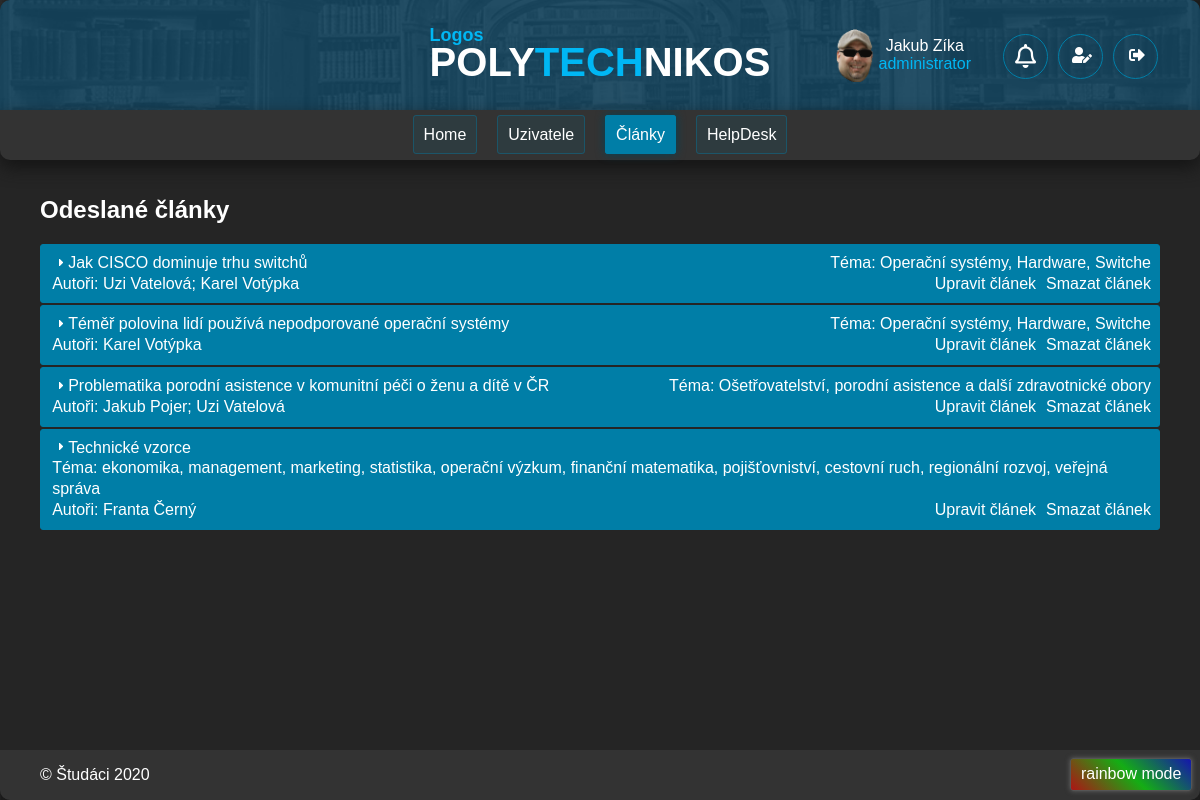
/Produkt/administrator/clanky.php (signed in), run on the app's committed database.
### tables this page shows
CREATE TABLE `uzivatel` (
  `login` varchar(50) NOT NULL,
  `heslo` varchar(64) NOT NULL,
  `role` enum('administrator','sefredaktor','redaktor','recenzent','autor') DEFAULT NULL,
  `jmeno` varchar(255) NOT NULL,
  `prijmeni` varchar(255) NOT NULL,
  `email` varchar(100) NOT NULL,
  `telefon` varchar(20) DEFAULT NULL
);

CREATE TABLE `clanek` (
  `id_clanku` int UNSIGNED NOT NULL,
  `nazev` varchar(100) NOT NULL,
  `id_casopisu` int UNSIGNED DEFAULT NULL
);

CREATE TABLE `casopis` (
  `id_casopisu` int UNSIGNED NOT NULL,
  `datum_uzaverky` date NOT NULL,
  `tema` varchar(512) NOT NULL,
  `kapacita` tinyint UNSIGNED NOT NULL,
  `zobrazit` tinyint(1) NOT NULL DEFAULT '0'
);

### Produkt/scripty/jePrihlasen.php (called while the page is built)
<?php
if(isset($_SESSION[session_id()])){
    return true;
}else{
    return false;
}
?>

### Produkt/db.php (called while the page is built, shortened)
<?php
try {
    return true;
} catch (PDOException $e) {
    return false;
}

### Produkt/administrator/clanky.php (the view, shortened to what this page needs)
<?php
$base_path = "../";
$head_str .= "<script src='" . $base_path . "ui/jquery-ui.js'></script>";
$head_str .= "<link rel='stylesheet' href='" . $base_path . "ui/jquery-ui.css'>";
$head_str .= "<link rel='stylesheet' href='admin-style.css'>";
require($base_path."head.php");
?>
<div id="content" class="autor">
<?php
if (!include($base_path."db.php")) echo "Nepodařilo se navázat spojení s databází.<br>Zkuste to prosím později.";
else
{
    try
    {
        $query = $pdo -> prepare("SELECT * FROM clanek NATURAL JOIN verze NATURAL JOIN casopis");
        $query -> execute();
    }
    catch(PDOException $ex)
    {
        die($ex -> getMessage());
    }
    if($query -> rowCount() == 0)
    {
        echo("<h2>Žádné články ještě nebyly vytvořeny.</h2>");
    }
    else
    {
        echo("<h2>Odeslané články</h2>");
        $tmp = 0;
        echo("<div class='accordion'>");
        while(($radek = $query->fetch(PDO::FETCH_ASSOC)) != FALSE)
        {
            $id_clanku = $radek["id_clanku"];
            $verze = $radek["verze"];
            $stav_autor = $radek["stav_autor"];
            $nazev = $radek["nazev"];
            $datum = date("j.m.yy", strtotime($radek["datum"]));
            $tema = $radek["tema"];
            $id_casopisu = $radek["id_casopisu"];
            if($id_clanku == $tmp)
            {
                echo("<tr>");
                echo("<td>" . $verze . "</td><td>" . $stav_autor . "</td><td>" . $datum . "</td><td><a href='zobrazitClanek.php?id=" . $id_clanku . "&verze=" . $verze . "'><button type='button' class='zobrazit'>Zobrazit detail</button></a></td>");
                echo("</tr>");
            }
            else
            {
                $tmp = $id_clanku;
                try
                {
                    $query_autor = $pdo->prepare("SELECT jmeno, prijmeni FROM uzivatel NATURAL JOIN pise WHERE id_clanku = ?");
                    $params = array($id_clanku);
                    $query_autor->execute($params);
                }
                catch(PDOException $ex)
                {
                    die($ex -> getMessage());
                }
                $autor = "";
                while(($radek2 = $query_autor->fetch(PDO::FETCH_ASSOC)) != FALSE)
                {
                    $autor .= $radek2["jmeno"] . " " . $radek2["prijmeni"] . "; ";
                }
                $autor = substr($autor, 0, -2);
                echo("<h1><span class='nazev'>" . $nazev . "</span><span class='tema'>Téma: " . $tema . "</span><br><span>Autoři: " . $autor . "</span><a class='smazatButton'>Smazat článek</a><a class='upravitButton'>Upravit článek</a><span class='hidden'>" . $id_clanku . "</span>");
                echo("<input type='hidden' value='" . $id_casopisu . "' class='hidden_2'></h1>");
                echo("<div><table class='ax-table' cellspacing='0'><tr>");
                echo("<th>Verze článku</th><th>Stav verze</th><th>Datum nahrání verze</th><th>Možnosti</th></tr><tr>");
                echo("</tr>");
            }
        }
        echo("</table></div></div>");
    }
?>
<?php } ?>
</div>
<?php  require($base_path."foot.php"); $pdo = null; ?>

### Produkt/head.php (shortened to what this page needs)
<!DOCTYPE html>
<html>
<head>
    <link rel="stylesheet" href="<?php echo($base_path."style.css");?>">
    <link rel="stylesheet" href="https://cdnjs.cloudflare.com/ajax/libs/font-awesome/5.15.1/css/all.min.css ">
    <?php echo($head_str); ?>
</head>
<body>
    <div id="page">
        <header>
            <div class="logo_wrap"><h1 class="logo"><a href="<?php echo($base_path."index.php");?>"><span class="logos">Logos</span>POLY<span class="logospolytechnos2">TECH</span>NIKOS</a></h1></div>
            <?php
            if (!include("scripty/jePrihlasen.php")){
            ?>
            <div class="login override flex_horizontalne">
              <div class="flex_vodorovne">
                <form id="loginForm" action="scripty/prihlaseni.php" method="POST">
                    <input type="text" name="login" id="login" placeholder="Uživatelské jméno" required><br/>
                    <input type="password" name="password" id="password" placeholder="Heslo" required><br/>
                    <input class="button_login btn-three" type="submit" value="Přihlásit">
                    <input class="button_login btn-three" type="button" onclick="window.location.href='registr.php'" value="Registrace">
                </form>
                <p id="error">&nbsp;<?php echo $_SESSION["error"];unset($_SESSION["error"]) ?></p>
                </div>
            </div>
            <?php
            }
                else
            {
            ?>
            <div class="login override flex_horizontalne">
                <div class="flex_vodorovne">
                    <?php include($base_path . "scripty/view_profile_pic.php")?>
                    <div class="flex_horizontalne">
                        <?php
                            require("db.php");
                            $query = $pdo->prepare("select jmeno, prijmeni from uzivatel where login = ?");
                            $params = array($_SESSION[session_id()]);
                            $query->execute($params);
                            $fetchedUser = $query->fetch(PDO::FETCH_ASSOC); ?>
                        <div><?php echo $fetchedUser['jmeno'] . ' ' . $fetchedUser['prijmeni']; ?></div>
                        <div class="role"><?php echo $_SESSION['role'] ?></div>
                    </div>
                    <div class="flex_vodorovne buttons_wrap">
                        <?php include($base_path."scripty/notifikace.php");?>
                        <button class="buttonikOdhlasit btn-three" id="editProfile"><i class="fa fa-user-edit" aria-hidden="true"></i></button>
                        <button class="buttonikOdhlasit btn-three" id="logOut"><i class="fa fa-sign-out-alt" aria-hidden="true"></i></button>
                    </div>
                </div>
            </div>
            <?php
            }
            ?>
        </header>
        <?php
        include_once("menu.php");
        ?>

### Produkt/scripty/view_profile_pic.php (shortened to what this page needs)
<?php
    if($profilePic = glob($base_path . "img/profile_pics/" . html_entity_decode($_SESSION[session_id()]) . ".*" )[0]){
    }else{
    $profilePic = $base_path . "img/profile_pics/default";
    }
    echo "<img class=\"profilovka\" src=\"" . $profilePic . "?v=" . filemtime($profilePic) . "\">";
?>

### Produkt/scripty/notifikace.php (shortened to what this page needs)
<button class="buttonikOdhlasit btn-three" id="notificationButton"><i class="far fa-bell" aria-hidden="true"></i></button>

### Produkt/menu.php (shortened to what this page needs)
<?php
echo "<div id=\"menu\"><ul>";
    if (include("scripty/jePrihlasen.php")){
        echo "<li> <a class=\"button btn-three\" href=\"$base_path"."index.php\">Home</a> </li>";
        switch ($_SESSION["role"]) {
             case "administrator":
                echo "<li> <a class=\"button btn-three\" href=\"$base_path"."administrator/uzivatel.php\">Uzivatele</a> </li>";
                echo "<li> <a class=\"button btn-three\" href=\"$base_path"."administrator/clanky.php\">Články</a> </li>";
                break;
        }
        echo "<li> <a class=\"button btn-three\" href=\"$base_path"."helpdesk.php\">HelpDesk</a> </li>";
    }
    echo "</ul></div>";
?>

### Produkt/foot.php (shortened to what this page needs)
        <footer>
            &copy; Študáci 2020
            <span id="rainbow_button" onclick="toggleRainbow(<?php echo("'".$base_path."'")?>)">
                rainbow mode
            </span>
        </footer>
    </div>
</body>
</html>

### Produkt/style.css (style rules this page uses)
* { box-sizing: border-box; }
html { overflow-y: overlay; }
:root { scrollbar-color: rgb(0, 139, 185) rgba(46,54,69,255) !important; scrollbar-width: thin !important; }
body { color: #fff; background-image: url(img/bcg.png); background-repeat: no-repeat; background-size: cover; background-attachment: fixed; font-family: sans-serif; margin: 0; }
#page { position: relative; margin: 0 auto; max-width: 1300px; background-color: #252525; min-height: 100vh; border-radius: 10px; }
header { background-image: url("img/2.png"); background-position: center; background-repeat: no-repeat; background-size: cover; display: flex; justify-content: space-between; align-items: center; flex-wrap: wrap; border-top-left-radius: 10px; border-top-right-radius: 10px; padding: 1rem 2rem; min-height: 110px; }
header a { text-decoration: none; color: inherit; }
header .logo_wrap { display: flex; align-items: center; }
.logo { text-align: center; font-size: 40px; height: 50px; margin-top: 20px; }
header h1 { margin: 0; }
footer { background-color: #333; position: absolute; bottom: 0; width: 100%; border-bottom-left-radius: 10px; border-bottom-right-radius: 10px; }
#content, footer { padding: 1rem 2.5rem; }
#content { padding-bottom: 4rem; }
a { color: #00b1ec; }
.button { line-height: 50px; height: 50px; text-align: center; width: 250px; padding: 10px; cursor: pointer; text-decoration: none; }
#rainbow_button { float:right; background-image: linear-gradient(45deg, #f009, #0f09, #00f9); border-radius:3px; cursor:pointer; margin: -.5rem -2rem; padding: .4rem .6rem; border: 1px solid #555; box-shadow: 0 0 5px #666; }
.login { width: 22rem; }
.login.override { flex-direction: row; justify-content: flex-end; }
.profilovka { max-width: 4rem; max-height: 4rem; padding: 5px; }
.flex_vodorovne { display: flex; flex-direction: row; align-items: center; justify-content: center; }
.flex_horizontalne { display: flex; flex-direction: column; align-items: center; justify-content: center; text-align: center; }
header .buttons_wrap { padding-left: 2rem; }
.buttonikOdhlasit { border: 1px solid #007EA7; background: none; color: white; margin-right: 10px; font-size: 16px; margin-top: 3px; border-radius: 50%; height: 45px; width: 45px; cursor: pointer; }
.buttonikOdhlasit > i { margin-left: 3px; }
.role { color:#00b7f4; }
#menu { background-color: #333; display: flex; flex-direction: column; justify-content: space-evenly; border-bottom-left-radius: 10px; border-bottom-right-radius: 10px; box-shadow: 0 8px 17px #151515; min-height: 10px; }
#menu ul { flex-wrap: wrap; list-style: none; display: flex; flex-direction: row; justify-content: center; background-color: rgba(0,0,0,0); margin: 0; padding: 0; }
#menu li { margin: 0 10px; padding: 0; }
#menu a { color:white; border-radius: 3px; }
#menu a.button { background-color: #2e3b3f; border: 1px solid rgba(0, 126, 167, 0.4); transition: all 0.3s; }
#menu a.button.menuActive { background-color:#007ea7; border: 1px solid #007ea7; box-shadow: 0 0 10px #00455a; }
.logospolytechnos2 { color:#00b7f4; font-size: 40px; }
.logos { position: absolute; font-size: 18px; color:#00b7f4; margin-top:-15px; }
#notificationButton > i { margin-left: 0; font-size: 1.5rem; }

### Produkt/administrator/admin-style.css (style rules this page uses)
.tema { float: right; overflow:hidden; }
.upravitButton { float: right; }
.smazatButton { float: right; padding-left: 10px; }

### data on the page
uzivatel: jmeno "Jakub", prijmeni "Zíka"
clanek: nazev "Jak CISCO dominuje trhu switchů", id_casopisu.tema "Operační systémy, Hardware, Switche", autor "Uzi Vatelová; Karel Votýpka"
clanek: nazev "Téměř polovina lidí používá nepodporované operační systémy", id_casopisu.tema "Operační systémy, Hardware, Switche", autor "Karel Votýpka"
clanek: nazev "Problematika porodní asistence v komunitní péči o ženu a dítě v ČR", id_casopisu.tema "Ošetřovatelství, porodní asistence a další zdravotnické obory", autor "Jakub Pojer; Uzi Vatelová"
clanek: nazev "Technické vzorce", id_casopisu.tema "ekonomika, management, marketing, statistika, operační výzkum, finanční matematika, pojišťovniství, cestovní ruch, regionální rozvoj, veřejná správa", autor "Franta Černý"

### other printed values
$_SESSION['role'] "administrator"
